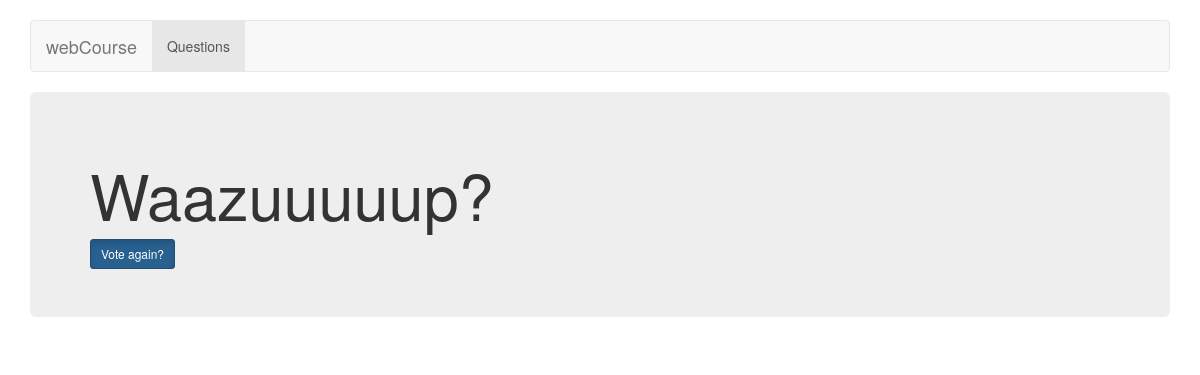
/polls/3/results/, run on an earlier commit of the app's database.
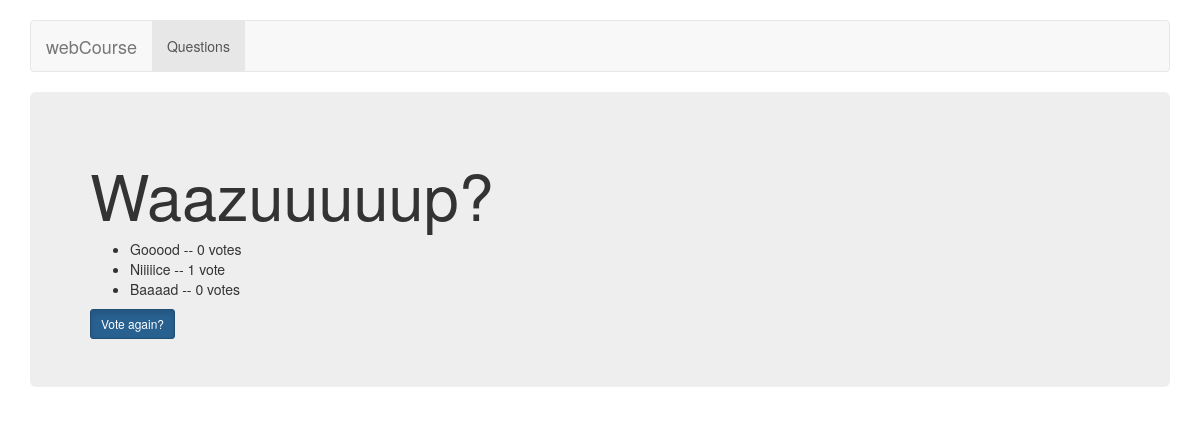
And on a later commit of the database.
### polls/models.py (models this page shows, shortened)
class Choice(models.Model):
    question = models.ForeignKey(Question, on_delete=models.CASCADE)
    choice_text = models.CharField(max_length=200)
    votes = models.IntegerField(default=0)

### polls/views.py (the view)
# urls.py: url(r'^(?P<pk>[0-9]+)/results/$', views.ResultsView.as_view(), name='results'),
class ResultsView(generic.DetailView):
    model = Question
    template_name = 'polls/results.html'

### polls/templates/polls/results.html (shortened to what this page needs)
<!DOCTYPE html>
<html lang="en">
<head>
    {% load staticfiles %}
    <link href="{% static "bootstrap/css/bootstrap.min.css" %}" rel="stylesheet">
    <link href="{% static "bootstrap/css/navbar.css" %}" rel="stylesheet">
</head>
<body>
<div class="container">
    <nav class="navbar navbar-default">
        <div class="container-fluid">
            <div class="navbar-header">
                <div class="navbar-brand">webCourse</div>
            </div>
            <div id="navbar" class="navbar-collapse collapse">
                <ul class="nav navbar-nav">
                    <li class="active"><a href="{% url 'polls:index' %}">Questions</a></li>
                </ul>
            </div>
        </div>
    </nav>
    <div class="jumbotron">
        <h1>{{ question.question_text }}</h1>
        <ul>
            {% for choice in question.choice_set.all %}
                <li>{{ choice.choice_text }} -- {{ choice.votes }} vote{{ choice.votes|pluralize }}</li>
            {% endfor %}
        </ul>
        <a href="{% url 'polls:detail' question.id %}" class="btn btn-primary btn-sm active">Vote again?</a>
    </div>
</div>
</body>
</html>

What changed in the data, as far as the page shows it:
added Choice: choice_text "Gooood", votes "0"
added Choice: choice_text "Niiiiice", votes "1"
added Choice: choice_text "Baaaad", votes "0"
